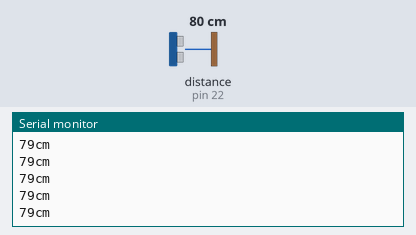
Simulated run of this sketch. Board: Arduino Mega 2560, built with avr-gcc and run on an emulated ATmega2560. On the bench: the last lines printed to the serial monitor. Wiring (inferred from the names in the program): ultrasonic range finder: trigger pin 23; echo pin 22. Inputs (shaded band) come from the test bench; at power-on: distance to the obstacle (sensor on pin 22) 80 cm. The echo pulse lasts 58.3 µs per cm.

Above: at 1.2 s.
1.3 s: distance to the obstacle (sensor on pin 22) set to 2 cm
At 1.48 s:
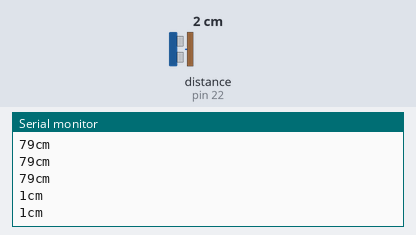
2.8 s: distance to the obstacle (sensor on pin 22) set to 120 cm
At 2.89 s:
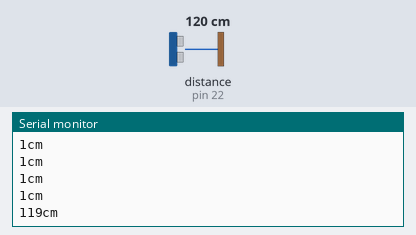
Timing chart, 0 to 5.8 s (numbered marks = the images above; inputs shaded):
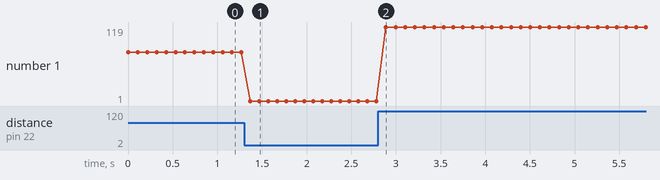

Measured:
- after the input at 1.3 s, the serial monitor: prints a new line after 0.07 s (image 1)
- after the input at 2.8 s, the serial monitor: prints a new line after 0.09 s (image 2)
- plotted number 1: 79 → 1 after the input at 1.3 s, 1 → 119 after the input at 2.8 s

The sketch:

prueba_srf05_eco_trigger.ino
```cpp
const int pingPin = 22; // Eco
const int Pin = 23; // trigger

void setup() {
  // initialize serial communication:
  Serial.begin(9600);
  pinMode(Pin, OUTPUT);
  pinMode(pingPin, INPUT);
}

void loop()
{
  // establish variables for duration of the ping,
  // and the distance result in inches and centimeters:
  long duration, cm;

  // The PING))) is triggered by a HIGH pulse of 2 or more microseconds.
  // Give a short LOW pulse beforehand to ensure a clean HIGH pulse:

  digitalWrite(Pin, LOW);
  delayMicroseconds(2);
  digitalWrite(Pin, HIGH);
  delayMicroseconds(10);
  digitalWrite(Pin, LOW);

  // The same pin is used to read the signal from the PING))): a HIGH
  // pulse whose duration is the time (in microseconds) from the sending
  // of the ping to the reception of its echo off of an object.
  duration = pulseIn(pingPin, HIGH);

  // convert the time into a distance
  cm = microsecondsToCentimeters(duration);

  Serial.print(cm);
  Serial.print("cm");
  Serial.println();

  delay(100);
}

long microsecondsToCentimeters(long microseconds)
{
  // The speed of sound is 340 m/s or 29 microseconds per centimeter.
  // The ping travels out and back, so to find the distance of the
  // object we take half of the distance travelled.
  return microseconds/58.30;
}
```
